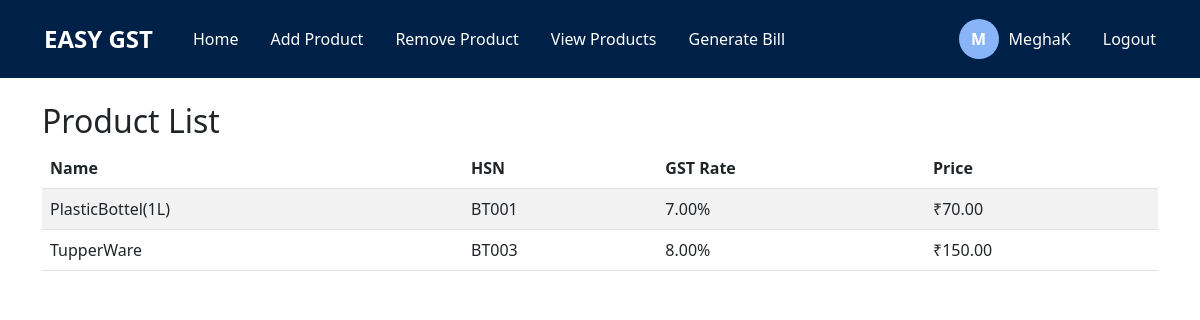
The page /products/ (signed in) on the database its author committed.
### billing/models.py (models this page shows, shortened)
class Product(models.Model):
    user = models.ForeignKey(User, on_delete=models.CASCADE)
    name = models.CharField(max_length=100)
    hsn = models.CharField(max_length=50)
    gst = models.DecimalField(max_digits=5, decimal_places=2)
    price = models.DecimalField(max_digits=10, decimal_places=2)

### billing/views.py (the view)
# urls.py: path('products/', views.products, name='products'),
@login_required
def products(request):
    products = Product.objects.filter(user=request.user)
    return render(request, 'products.html', {'products': products})

### templates/products.html (shortened to what this page needs)
{% load static %}
<!DOCTYPE html>
<html lang="en">
<head>
    <link href="https://cdn.jsdelivr.net/npm/bootstrap@5.3.0/dist/css/bootstrap.min.css" rel="stylesheet">
</head>
<body>
    <nav class="navbar navbar-expand-lg">
        <div class="container">
            <a class="navbar-brand" href="{% url 'home' %}">EASY GST</a>
            <div class="collapse navbar-collapse" id="navbarNav">
                <ul class="navbar-nav me-auto">
                    <li class="nav-item">
                        <a class="nav-link" href="{% url 'home' %}">Home</a>
                    </li>
                    <li class="nav-item">
                        <a class="nav-link" href="{% url 'add_products' %}">Add Product</a>
                    </li>
                    <li class="nav-item">
                        <a class="nav-link" href="{% url 'remove_products' %}">Remove Product</a>
                    </li>
                    <li class="nav-item">
                        <a class="nav-link active" href="{% url 'products' %}">View Products</a>
                    </li>
                    <li class="nav-item">
                        <a class="nav-link" href="{% url 'calculation' %}">Generate Bill</a>
                    </li>
                </ul>
                <div class="d-flex align-items-center">
                    <span class="user-initial">{{ request.user.username.0|upper }}</span>
                    <span class="text-white me-3">{{ request.user.username }}</span>
                    <a class="nav-link" href="{% url 'logout' %}">Logout</a>
                </div>
            </div>
        </div>
    </nav>
    <div class="container mt-4">
        <h2>Product List</h2>
        <div class="table-responsive">
            <table class="table table-striped">
                <thead>
                    <tr>
                        <th>Name</th>
                        <th>HSN</th>
                        <th>GST Rate</th>
                        <th>Price</th>
                    </tr>
                </thead>
                <tbody>
                    {% for product in products %}
                    <tr>
                        <td>{{ product.name }}</td>
                        <td>{{ product.hsn }}</td>
                        <td>{{ product.gst }}%</td>
                        <td>₹{{ product.price }}</td>
                    </tr>
                    {% empty %}
                    <tr>
                        <td colspan="4" class="text-center">No products found</td>
                    </tr>
                    {% endfor %}
                </tbody>
            </table>
        </div>
    </div>
</body>
</html>

### templates/products.html (style rules this page uses)
.navbar { background-color: #002147; padding: 1rem 2rem; }
.navbar-brand { color: white; font-size: 1.5rem; font-weight: 600; }
.nav-link { color: white !important; margin-left: 1rem; }
.user-initial { background: #8ab4f8; color: white; width: 40px; height: 40px; border-radius: 50%; display: inline-flex; align-items: center; justify-content: center; font-weight: bold; margin-right: 10px; }

### rows shown on the page
Product: name "PlasticBottel(1L)", hsn "BT001", gst "7.00", price "70.00"
Product: name "TupperWare", hsn "BT003", gst "8.00", price "150.00"

### other values the page prints
{{ request.user.username.0|upper }} "M"
{{ request.user.username }} "MeghaK"
